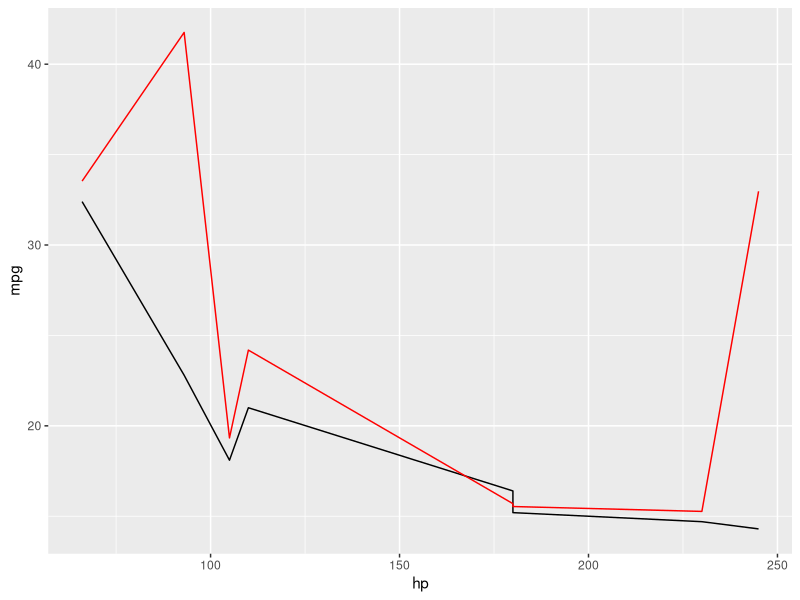

This chart was generated by the following R code:
library(caTools)

data = head(mtcars,20)
s = sample.split(data,SplitRatio = 0.7)
train = subset(data,s==TRUE)
test = subset(data,s == FALSE)
m = lm(mpg~.,train)
ypred = predict(m,test)
data = data.frame(ypred,test$mpg)
library(ggplot2)
a =ggplot(test, aes(x = hp, y = mpg)) +
  geom_line() +
  geom_line(aes(y = data$ypred),colour="red")

print(a)
